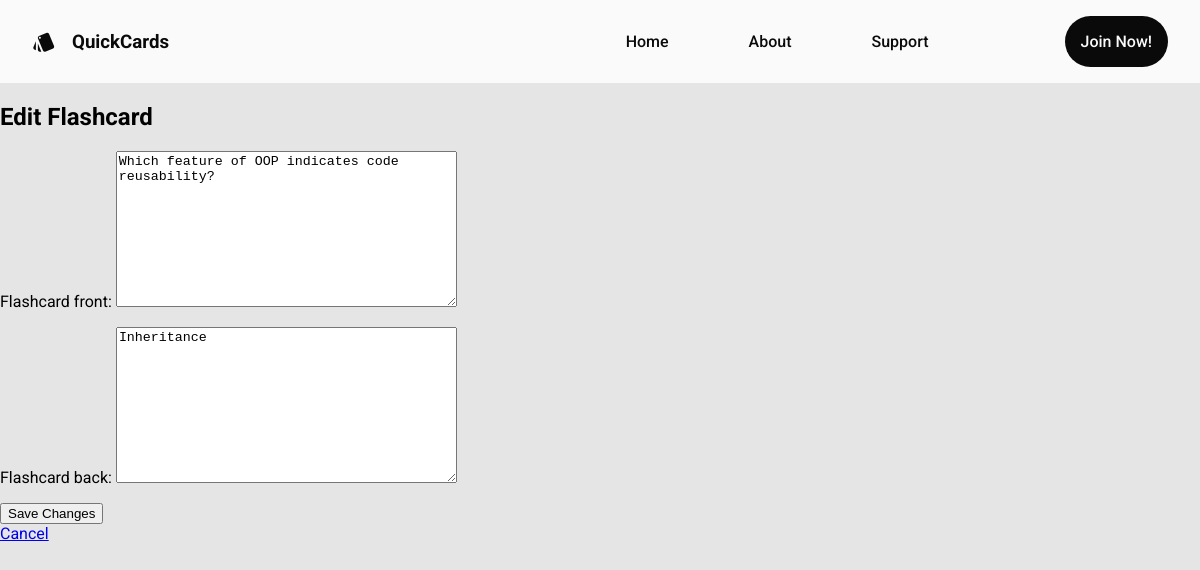
Page /edit_flashcard/8/ on the committed database.
### flashcards/models.py (models this page shows, shortened)
class Flashcard(models.Model):
    flashcard_front = models.TextField()
    flashcard_back = models.TextField()
    chapter = models.ForeignKey(Chapter, on_delete=models.CASCADE)
    previous_revision_date = models.DateField(default=date.today() - timedelta(days=5))
    next_revision_date = models.DateField(default=date.today())
    DIFFICULTY_CHOICES = (
        ('Easy', 'Easy'),
        ('Medium', 'Medium'),
        ('Hard', 'Hard'),
    )
    difficulty_level = models.CharField(max_length=10, choices=DIFFICULTY_CHOICES, default='Easy')

### flashcards/views.py (the view)
# urls.py: path('edit_flashcard/<int:flashcard_id>/',views.edit_flashcard,name="edit_flashcard"),
def edit_flashcard(request,flashcard_id) :
    flashcard = get_object_or_404(Flashcard, id=flashcard_id)
    if request.method == 'POST':
        form = FlashcardEditForm(request.POST, instance=flashcard)
        if form.is_valid():
            form.save()
            return redirect('flashcards:manage')
    else:
        form = FlashcardEditForm(instance=flashcard)
    return render(request, 'flashcards/edit_flashcard.html', {'flashcard': flashcard, 'form': form})

### flashcards/forms.py
class FlashcardEditForm(forms.ModelForm) :
    class Meta :
        model = Flashcard
        fields = ['flashcard_front','flashcard_back']

### flashcards/templates/flashcards/edit_flashcard.html (shortened to what this page needs)
{% extends "flashcards/base.html" %}
{% block content %}
  <h2>Edit Flashcard</h2>
  <form method="post">
    {{ form.as_p }}
    <button type="submit">Save Changes</button>
  </form>
  <a href="{% url 'flashcards:manage' %}" class="btn btn-secondary">Cancel</a>
{% endblock %}

### flashcards/static/css/styles.css (style rules this page uses)
:root { --primary : #e5e5e5; --secondary : #fafafa; --secondary-hover : #a3a3a3; --accent : #0a0a0a; --red : #0a0a0a; --pink : #9333ea; --secondary-text : #525252; }
body { background-color: var(--primary); margin : 0; font-family: 'Roboto', system-ui, -apple-system, BlinkMacSystemFont, 'Segoe UI', Roboto, Oxygen, Ubuntu, Cantarell, 'Open Sans', 'Helvetica Neue', sans-serif; }

### rows in the picture
Flashcard: flashcard_front "Which feature of OOP indicates code reusability?", flashcard_back "Inheritance"
